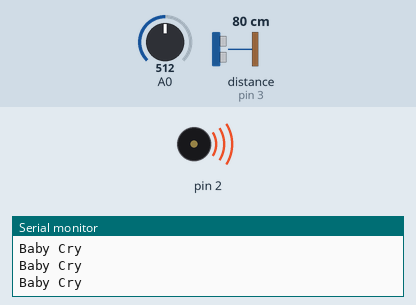
The sketch below on a simulated Arduino Uno, built with avr-gcc and run on an emulated ATmega328P. On the bench: buzzer (waves = sounding), the last lines printed to the serial monitor. Wiring (inferred from the names in the program): range finder with pulse-width output: data pin 3. The test bench sets the inputs (shaded band); at power-on: A0 = 512, distance to the obstacle (sensor on pin 3) 80 cm. Sleep ends after the set time or at an interrupt.

Above: at 1.2 s.
1.3 s: A0 set to 482
At 3.9 s:
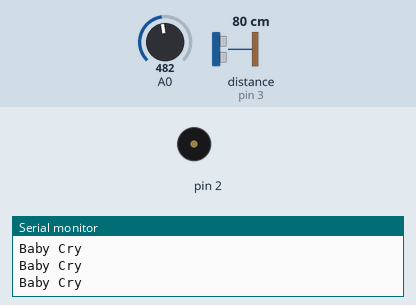
15.8 s: A0 set to 510
At 17.1 s:
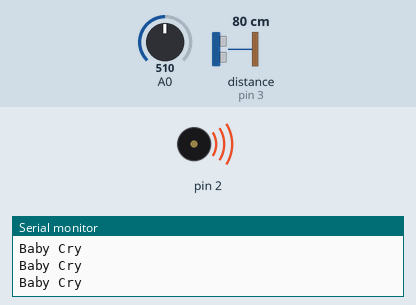
19.3 s: A0 set to 490
At 20.0 s:
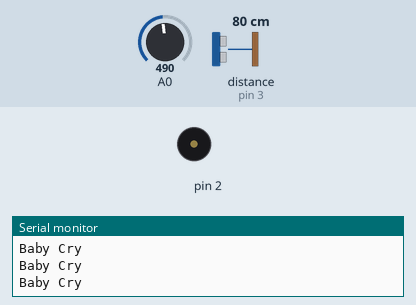
Timing chart, 0 to 21.8 s (numbered marks = the images above; inputs shaded):
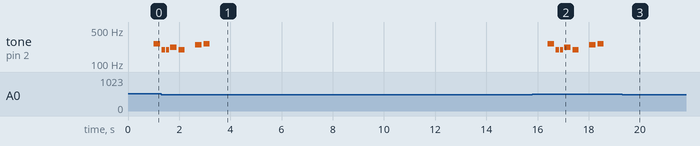

Measured:
- the behaviour switches between 500 and 499 on A0 (found by bisection; images 0 and 1)
- after the input at 1.3 s, tone on pin 2: goes on until 3.2 s, then stays silent
- after the input at 15.8 s, tone on pin 2: plays 262 Hz for 0.25 s, 196 Hz for 0.13 s, 196 Hz for 0.13 s, 220 Hz for 0.25 s, 196 Hz for 0.25 s, 247 Hz for 0.25 s … (7 notes in this stretch), starting after 0.59 s
- after the input at 19.3 s, tone on pin 2: stops changing and stays silent

The sketch:

babyphone.ino
```cpp
#include <avr/sleep.h>
#include "pitches.h"

// notes in the melody:
int melody[] = {
  NOTE_C4, NOTE_G3, NOTE_G3, NOTE_A3, NOTE_G3, 0, NOTE_B3, NOTE_C4
};

// note durations: 4 = quarter note, 8 = eighth note, etc.:
int noteDurations[] = {
  4, 8, 8, 4, 4, 4, 4, 4
};

int wakePin = 3;                 // pin used for waking up
int sleepStatus = 0;             // variable to store a request for sleep
int count = 0;                   // counter
int baby_cry = 0;                // baby flag

void wakeUpNow()        // here the interrupt is handled after wakeup
{
  // execute code here after wake-up before returning to the loop() function
  // timers and code using timers (serial.print and more...) will not work here.
  // we don't really need to execute any special functions here, since we
  // just want the thing to wake up
  Serial.println("Baby Cry");
  baby_cry = 1;
}

void sleepNow()         // here we put the arduino to sleep
{
    /* Now is the time to set the sleep mode. In the Atmega8 datasheet
     * http://www.atmel.com/dyn/resources/prod_documents/doc2486.pdf on page 35
     * there is a list of sleep modes which explains which clocks and
     * wake up sources are available in which sleep mode.
     *
     * In the avr/sleep.h file, the call names of these sleep modes are to be found:
     *
     * The 5 different modes are:
     *     SLEEP_MODE_IDLE         -the least power savings
     *     SLEEP_MODE_ADC
     *     SLEEP_MODE_PWR_SAVE
     *     SLEEP_MODE_STANDBY
     *     SLEEP_MODE_PWR_DOWN     -the most power savings
     *
     * For now, we want as much power savings as possible, so we
     * choose the according
     * sleep mode: SLEEP_MODE_PWR_DOWN
     *
     */
    set_sleep_mode(SLEEP_MODE_PWR_DOWN);   // sleep mode is set here

    sleep_enable();          // enables the sleep bit in the mcucr register
                             // so sleep is possible. just a safety pin

    /* Now it is time to enable an interrupt. We do it here so an
     * accidentally pushed interrupt button doesn't interrupt
     * our running program. if you want to be able to run
     * interrupt code besides the sleep function, place it in
     * setup() for example.
     *
     * In the function call attachInterrupt(A, B, C)
     * A   can be either 0 or 1 for interrupts on pin 2 or 3.
     *
     * B   Name of a function you want to execute at interrupt for A.
     *
     * C   Trigger mode of the interrupt pin. can be:
     *             LOW        a low level triggers
     *             CHANGE     a change in level triggers
     *             RISING     a rising edge of a level triggers
     *             FALLING    a falling edge of a level triggers
     *
     * In all but the IDLE sleep modes only LOW can be used.
     */

    attachInterrupt(1,wakeUpNow, RISING); // use interrupt 0 (pin 2) and run function
                                       // wakeUpNow when pin 2 gets LOW

    sleep_mode();            // here the device is actually put to sleep!!
                             // THE PROGRAM CONTINUES FROM HERE AFTER WAKING UP

    sleep_disable();         // first thing after waking from sleep:
                             // disable sleep...
    detachInterrupt(0);      // disables interrupt 0 on pin 2 so the
                             // wakeUpNow code will not be executed
                             // during normal running time.

}

void setup() {
  pinMode(wakePin, INPUT);
  Serial.begin(115200);
  attachInterrupt(1,wakeUpNow, RISING);
}

void play_melodie() {
  // iterate over the notes of the melody:
  for (int thisNote = 0; thisNote < 8; thisNote++) {

    // to calculate the note duration, take one second
    // divided by the note type.
    //e.g. quarter note = 1000 / 4, eighth note = 1000/8, etc.
    int noteDuration = 1000 / noteDurations[thisNote];
    tone(2, melody[thisNote], noteDuration);

    // to distinguish the notes, set a minimum time between them.
    // the note's duration + 30% seems to work well:
    int pauseBetweenNotes = noteDuration * 1.30;
    delay(pauseBetweenNotes);
    // stop the tone playing:
    noTone(2);
  }
}

void loop() {
    // display information about the counter
  Serial.print("Awake for ");
  Serial.print(count);
  Serial.println("sec");
  count++;

  int sensorValue = analogRead(A0);

  if ((sensorValue >= 500) && (baby_cry == 1)) {
    play_melodie();
    //tone(2, NOTE_B0, 2000);
    Serial.println("Baby Sound");
  }
  baby_cry = 0;

  delay(1000);                           // waits for a second

  // compute the serial input
  if (Serial.available()) {
    int val = Serial.read();
    if (val == 'S') {
      Serial.println("Serial: Entering Sleep mode");
      delay(100);     // this delay is needed, the sleep
                      //function will provoke a Serial error otherwise!!
      count = 0;
      sleepNow();     // sleep function called here
    }
    if (val == 'A') {
      Serial.println("Hola Caracola"); // classic dummy message
    }
  }

  // check if it should go to sleep because of time
  if (count >= 10) {
      Serial.println("Timer: Entering Sleep mode");
      delay(100);     // this delay is needed, the sleep
                      //function will provoke a Serial error otherwise!!
      count = 0;
      sleepNow();     // sleep function called here
  }

}
```

pitches.h
```cpp
/*************************************************
 * Public Constants
 *************************************************/

#define NOTE_B0  31
#define NOTE_C1  33
#define NOTE_CS1 35
#define NOTE_D1  37
#define NOTE_DS1 39
#define NOTE_E1  41
#define NOTE_F1  44
#define NOTE_FS1 46
#define NOTE_G1  49
#define NOTE_GS1 52
#define NOTE_A1  55
#define NOTE_AS1 58
#define NOTE_B1  62
#define NOTE_C2  65
#define NOTE_CS2 69
#define NOTE_D2  73
#define NOTE_DS2 78
#define NOTE_E2  82
#define NOTE_F2  87
#define NOTE_FS2 93
#define NOTE_G2  98
#define NOTE_GS2 104
#define NOTE_A2  110
#define NOTE_AS2 117
#define NOTE_B2  123
#define NOTE_C3  131
#define NOTE_CS3 139
#define NOTE_D3  147
#define NOTE_DS3 156
#define NOTE_E3  165
#define NOTE_F3  175
#define NOTE_FS3 185
#define NOTE_G3  196
#define NOTE_GS3 208
#define NOTE_A3  220
#define NOTE_AS3 233
#define NOTE_B3  247
#define NOTE_C4  262
#define NOTE_CS4 277
#define NOTE_D4  294
#define NOTE_DS4 311
#define NOTE_E4  330
#define NOTE_F4  349
#define NOTE_FS4 370
#define NOTE_G4  392
#define NOTE_GS4 415
#define NOTE_A4  440
#define NOTE_AS4 466
#define NOTE_B4  494
#define NOTE_C5  523
#define NOTE_CS5 554
#define NOTE_D5  587
#define NOTE_DS5 622
#define NOTE_E5  659
#define NOTE_F5  698
#define NOTE_FS5 740
#define NOTE_G5  784
#define NOTE_GS5 831
#define NOTE_A5  880
#define NOTE_AS5 932
#define NOTE_B5  988
#define NOTE_C6  1047
#define NOTE_CS6 1109
#define NOTE_D6  1175
#define NOTE_DS6 1245
#define NOTE_E6  1319
#define NOTE_F6  1397
#define NOTE_FS6 1480
#define NOTE_G6  1568
#define NOTE_GS6 1661
#define NOTE_A6  1760
#define NOTE_AS6 1865
#define NOTE_B6  1976
#define NOTE_C7  2093
#define NOTE_CS7 2217
#define NOTE_D7  2349
#define NOTE_DS7 2489
#define NOTE_E7  2637
#define NOTE_F7  2794
#define NOTE_FS7 2960
#define NOTE_G7  3136
#define NOTE_GS7 3322
#define NOTE_A7  3520
#define NOTE_AS7 3729
#define NOTE_B7  3951
#define NOTE_C8  4186
#define NOTE_CS8 4435
#define NOTE_D8  4699
#define NOTE_DS8 4978
```
